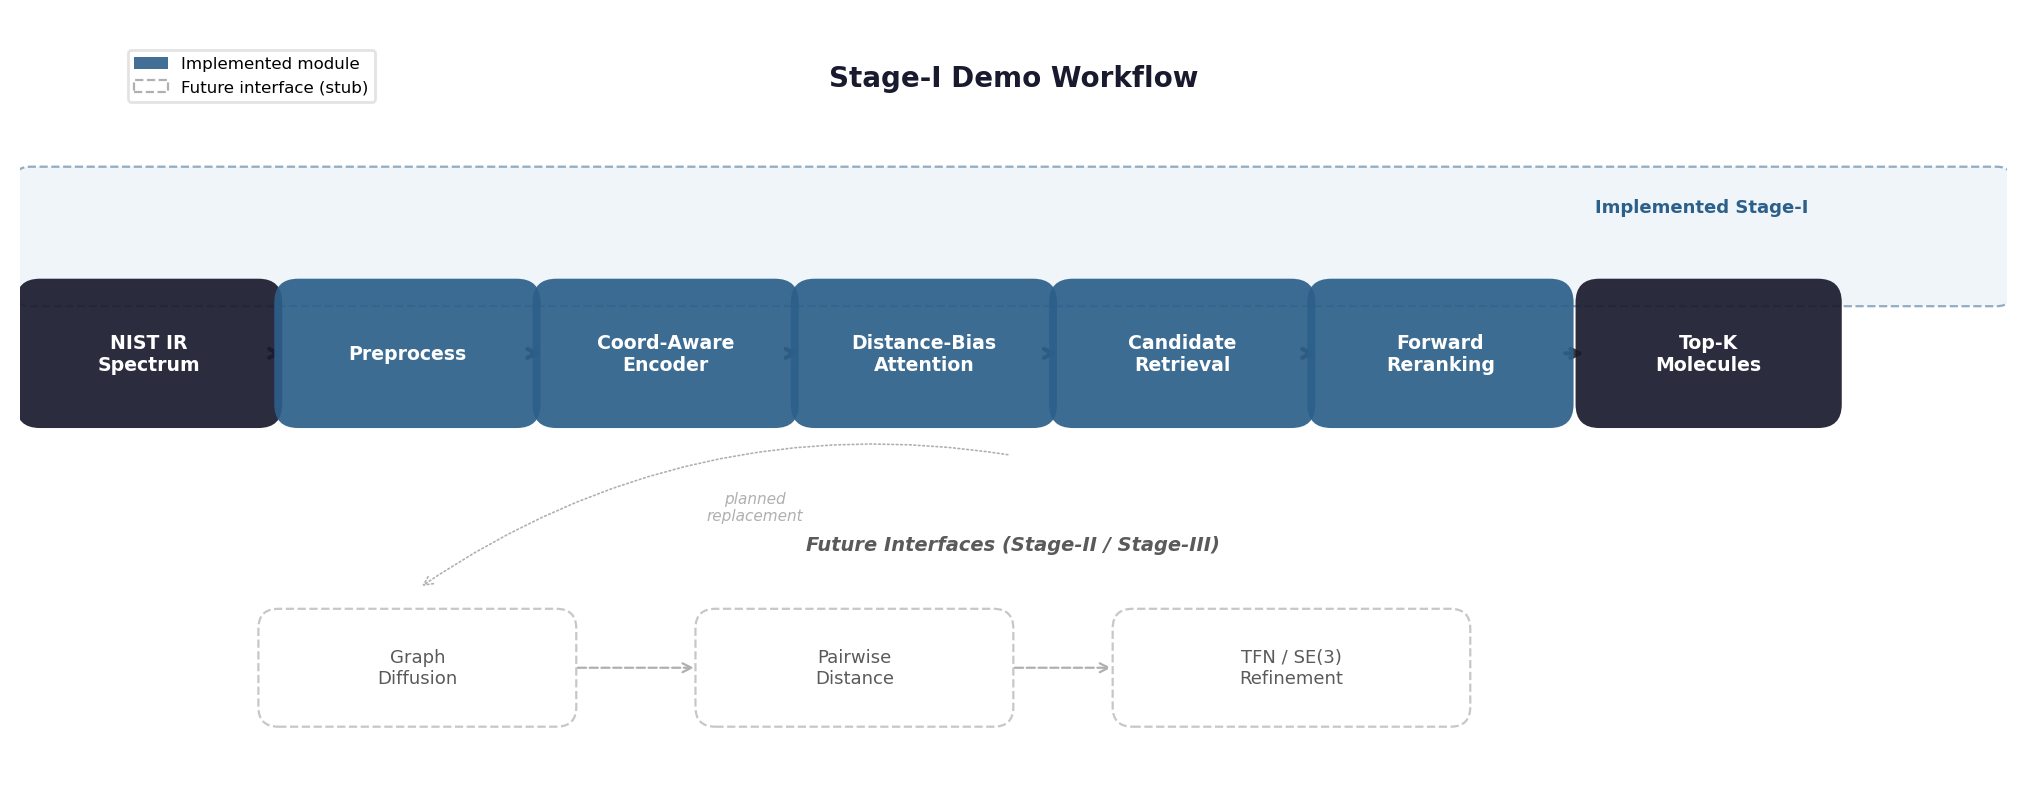

The Python source for this figure:
"""Figure 1: Stage-I Demo Workflow Diagram.
Nature-style schematic with dark blue / grey palette.
Distinguishes implemented Stage-I from future interfaces.
"""
import matplotlib
matplotlib.use("Agg")
import matplotlib.pyplot as plt
import matplotlib.patches as mpatches
from matplotlib.patches import FancyBboxPatch, FancyArrowPatch
import numpy as np

plt.rcParams.update({
    "font.family": "sans-serif",
    "font.sans-serif": ["DejaVu Sans", "Arial", "Helvetica", "sans-serif"],
    "font.size": 8,
    "svg.fonttype": "none",
    "pdf.fonttype": 42,
})

FIG_W = 10
FIG_H = 3.8

fig, ax = plt.subplots(figsize=(FIG_W, FIG_H))
ax.set_xlim(0, 10)
ax.set_ylim(0, 3.8)
ax.axis("off")

# ── Color palette ──
C_DARK = "#1a1a2e"
C_BLUE = "#2c5f8a"
C_LIGHT_BLUE = "#4a90c4"
C_GREY = "#5a5a5a"
C_LIGHT_GREY = "#b0b0b0"
C_BG_BOX = "#e8f0f8"
C_FUTURE_BG = "#f0f0f0"
C_WHITE = "#ffffff"
C_ARROW = "#3a3a3a"

def draw_box(ax, x, y, w, h, text, color=C_BLUE, text_color="white", fontsize=7.5, bold=True):
    """Draw a rounded box with text."""
    box = FancyBboxPatch(
        (x - w/2, y - h/2), w, h,
        boxstyle="round,pad=0.12",
        facecolor=color, edgecolor="none", alpha=0.92, zorder=3
    )
    ax.add_patch(box)
    weight = "bold" if bold else "normal"
    ax.text(x, y, text, ha="center", va="center", fontsize=fontsize,
            color=text_color, fontweight=weight, zorder=4)

def draw_arrow(ax, x1, y1, x2, y2, color=C_ARROW, lw=1.5):
    """Draw an arrow between two points."""
    ax.annotate("", xy=(x2, y2), xytext=(x1, y1),
                arrowprops=dict(arrowstyle="->", color=color, lw=lw,
                               connectionstyle="arc3,rad=0"), zorder=2)

def draw_label(ax, x, y, text, color=C_DARK, fontsize=6.5, bold=False):
    weight = "bold" if bold else "normal"
    ax.text(x, y, text, ha="center", va="center", fontsize=fontsize,
            color=color, fontweight=weight)

# ── Title ──
ax.text(5, 3.5, "Stage-I Demo Workflow", ha="center", va="center",
        fontsize=10, fontweight="bold", color=C_DARK)

# ── Implemented Stage-I pipeline boxes ──
boxes_main = [
    (0.65, 2.1, 1.1, 0.52, "NIST IR\nSpectrum", C_DARK),
    (1.95, 2.1, 1.1, 0.52, "Preprocess", C_BLUE),
    (3.25, 2.1, 1.1, 0.52, "Coord-Aware\nEncoder", C_BLUE),
    (4.55, 2.1, 1.1, 0.52, "Distance-Bias\nAttention", C_BLUE),
    (5.85, 2.1, 1.1, 0.52, "Candidate\nRetrieval", C_BLUE),
    (7.15, 2.1, 1.1, 0.52, "Forward\nReranking", C_BLUE),
    (8.50, 2.1, 1.1, 0.52, "Top-K\nMolecules", C_DARK),
]

for x, y, w, h, text, color in boxes_main:
    draw_box(ax, x, y, w, h, text, color=color, fontsize=6.8)

# Arrows between main boxes
arrow_y = 2.1
for i in range(len(boxes_main) - 1):
    x1 = boxes_main[i][0] + boxes_main[i][2]/2 + 0.05
    x2 = boxes_main[i+1][0] - boxes_main[i+1][2]/2 - 0.05
    draw_arrow(ax, x1, arrow_y, x2, arrow_y)

# ── Stage-I label ──
stage1_bg = FancyBboxPatch((0.05, 2.42), 9.9, 0.55,
    boxstyle="round,pad=0.08", facecolor="#e0ecf5", edgecolor=C_BLUE,
    linewidth=0.8, linestyle="--", alpha=0.5, zorder=0)
ax.add_patch(stage1_bg)
ax.text(9.0, 2.82, "Implemented Stage-I", fontsize=6.5, color=C_BLUE,
        fontweight="bold", ha="right")

# ── Future interfaces (lighter, below) ──
ax.text(5, 1.1, "Future Interfaces (Stage-II / Stage-III)", ha="center",
        fontsize=7, fontweight="bold", color=C_GREY, style="italic")

future_boxes = [
    (2.0, 0.5, 1.4, 0.4, "Graph\nDiffusion"),
    (4.2, 0.5, 1.4, 0.4, "Pairwise\nDistance"),
    (6.4, 0.5, 1.6, 0.4, "TFN / SE(3)\nRefinement"),
]

for x, y, w, h, text in future_boxes:
    box = FancyBboxPatch(
        (x - w/2, y - h/2), w, h,
        boxstyle="round,pad=0.1",
        facecolor="white", edgecolor=C_LIGHT_GREY,
        linewidth=0.8, linestyle="--", alpha=0.7, zorder=3
    )
    ax.add_patch(box)
    ax.text(x, y, text, ha="center", va="center", fontsize=6.5,
            color=C_GREY, zorder=4)

# Dashed arrows between future boxes
for i in range(len(future_boxes) - 1):
    x1 = future_boxes[i][0] + future_boxes[i][2]/2 + 0.08
    x2 = future_boxes[i+1][0] - future_boxes[i+1][2]/2 - 0.08
    ax.annotate("", xy=(x2, 0.5), xytext=(x1, 0.5),
                arrowprops=dict(arrowstyle="->", color=C_LIGHT_GREY, lw=0.8,
                               linestyle="--"), zorder=1)

# Dashed connector from Stage-I to future
ax.annotate("", xy=(2.0, 0.9), xytext=(5.0, 1.58),
            arrowprops=dict(arrowstyle="->", color=C_LIGHT_GREY, lw=0.6,
                           linestyle=":", connectionstyle="arc3,rad=0.2"), zorder=1)
ax.text(3.7, 1.25, "planned\nreplacement", fontsize=5.5, color=C_LIGHT_GREY,
        ha="center", style="italic")

# ── Legend ──
legend_y = 2.78
# Solid box
p1 = mpatches.Patch(facecolor=C_BLUE, edgecolor="none", alpha=0.9,
                     label="Implemented module")
# Dashed box
p2 = mpatches.Patch(facecolor="white", edgecolor=C_LIGHT_GREY,
                     linewidth=0.8, linestyle="--",
                     label="Future interface (stub)")
leg = ax.legend(handles=[p1, p2], loc="upper left", fontsize=6,
                frameon=True, facecolor="white", edgecolor="#ddd",
                bbox_to_anchor=(0.05, 0.97))
leg.set_zorder(5)

fig.tight_layout(pad=0.3)
out = "02_demo_document/latex/figures/fig1_workflow.pdf"
fig.savefig(out, dpi=300, bbox_inches="tight", facecolor="white",
            edgecolor="none")
fig.savefig(out.replace(".pdf", ".png"), dpi=200, bbox_inches="tight",
            facecolor="white", edgecolor="none")
plt.close(fig)
print(f"Saved {out}")
